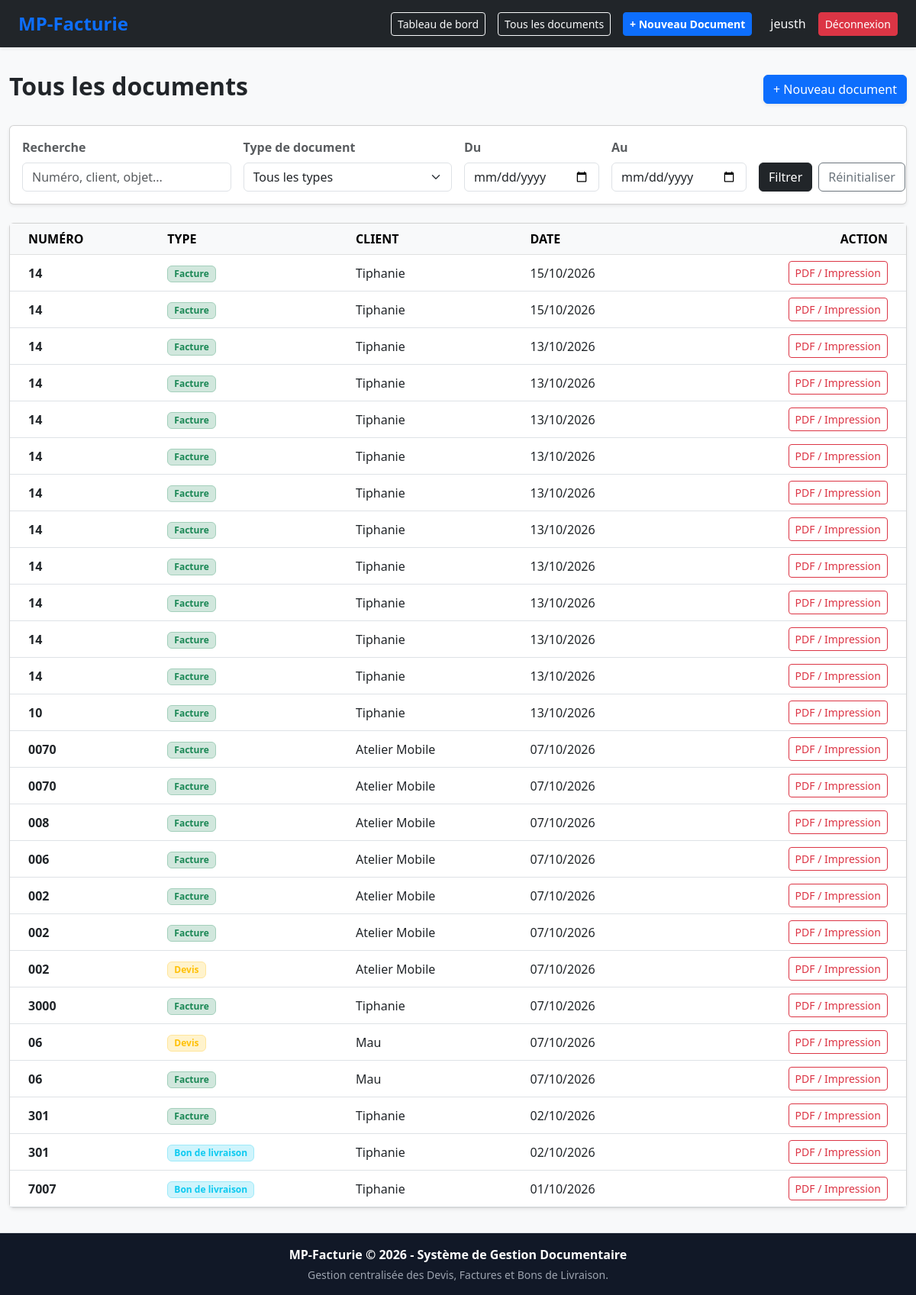
Page /documents/ (signed in) on the committed database.
### documents/models.py (models this page shows)
class Document(models.Model):
    TYPE_CHOICES = [
        ('facture', 'Facture'),
        ('devis', 'Devis'),
        ('bon_livraison', 'Bon de livraison'),
    ]
    MODELE_CHOICES = [
        ('service', 'Prestation (Jours / Taux)'),
        ('produit', 'Vente / Produit (Quantité / Prix Unitaire)'),
    ]
    user = models.ForeignKey(User, on_delete=models.CASCADE)
    type_document = models.CharField(max_length=20, choices=TYPE_CHOICES, default='facture')
    modele_facture = models.CharField(max_length=20, choices=MODELE_CHOICES, default='service')
    numero = models.CharField(max_length=50)
    initiateur = models.CharField(max_length=100, blank=True)
    client = models.CharField(max_length=100)
    objet = models.CharField(max_length=255, blank=True)
    taux_prelevement = models.FloatField(default=0.0)
    avance = models.FloatField(default=0.0)
    regule = models.FloatField(default=0.0)
    autre_option_label = models.CharField(max_length=100, blank=True)
    autre_option_montant = models.FloatField(default=0.0)
    date_creation = models.DateTimeField(auto_now_add=True)

### documents/views.py (the view, shortened to what this page needs)
# urls.py: path('', views.liste_documents, name='liste_documents'),
@login_required
def liste_documents(request):
    documents = Document.objects.filter(user=request.user)
    search_query = request.GET.get('q', '').strip()
    type_doc = request.GET.get('type', '')
    date_debut = request.GET.get('date_debut', '')
    date_fin = request.GET.get('date_fin', '')
    if type_doc:
        documents = documents.filter(type_document=type_doc)
    if date_debut:
        documents = documents.filter(date_creation__gte=date_debut)
    if date_fin:
        documents = documents.filter(date_creation__lte=date_fin)
    documents = documents.order_by('-date_creation')
    return render(request, 'documents/liste_documents.html', {
        'documents': documents,
        'search_query': search_query,
        'type_doc': type_doc,
        'date_debut': date_debut,
        'date_fin': date_fin,
    })

### documents/templates/documents/liste_documents.html (shortened to what this page needs)
{% extends 'base.html' %}
{% block content %}
<div class="container-fluid py-2">
    <div class="d-flex justify-content-between align-items-center mb-4">
        <h2 class="fw-bold text-dark">Tous les documents</h2>
        <a href="{% url 'creer_document' %}" class="btn btn-primary shadow-sm">+ Nouveau document</a>
    </div>
    <div class="card shadow-sm mb-4 bg-white">
        <div class="card-body p-3">
            <form method="GET" action="{% url 'liste_documents' %}" class="row g-3 align-items-end">
                <div class="col-md-3">
                    <label class="form-label fw-bold text-muted fs-7">Recherche</label>
                    <input type="text" name="q" value="{{ search_query }}" class="form-control" placeholder="Numéro, client, objet...">
                </div>
                <div class="col-md-3">
                    <label class="form-label fw-bold text-muted fs-7">Type de document</label>
                    <select name="type" class="form-select">
                        <option value="">Tous les types</option>
                    </select>
                </div>
                <div class="col-md-2">
                    <label class="form-label fw-bold text-muted fs-7">Du</label>
                    <input type="date" name="date_debut" value="{{ date_debut }}" class="form-control">
                </div>
                <div class="col-md-2">
                    <label class="form-label fw-bold text-muted fs-7">Au</label>
                    <input type="date" name="date_fin" value="{{ date_fin }}" class="form-control">
                </div>
                <div class="col-md-2 d-flex gap-2">
                    <button type="submit" class="btn btn-dark w-100"> Filtrer</button>
                    <a href="{% url 'liste_documents' %}" class="btn btn-outline-secondary">Réinitialiser</a>
                </div>
            </form>
        </div>
    </div>
    <div class="card shadow-sm bg-white">
        <div class="card-body p-0">
            <div class="table-responsive">
                <table class="table table-hover align-middle mb-0">
                    <thead class="table-light">
                        <tr>
                            <th class="ps-4">NUMÉRO</th>
                            <th>TYPE</th>
                            <th>CLIENT</th>
                            <th>DATE</th>
                            <th class="text-end pe-4">ACTION</th>
                        </tr>
                    </thead>
                    <tbody>
                        {% for doc in documents %}
                        <tr>
                            <td class="ps-4 fw-bold text-dark">{{ doc.numero }}</td>
                            <td>
                                {% if doc.type_document == 'facture' %}
                                    <span class="badge bg-success-subtle text-success border border-success-subtle px-2 py-1">Facture</span>
                                {% elif doc.type_document == 'devis' %}
                                    <span class="badge bg-warning-subtle text-warning border border-warning-subtle px-2 py-1">Devis</span>
                                {% else %}
                                    <span class="badge bg-info-subtle text-info border border-info-subtle px-2 py-1">Bon de livraison</span>
                                {% endif %}
                            </td>
                            <td>{{ doc.client|default:"-" }}</td>
                            <td>{{ doc.date_creation|date:"d/m/Y" }}</td>
                            <td class="text-end pe-4">
                                <a href="{% url 'apercu_pdf' doc.id %}" class="btn btn-sm btn-outline-danger" target="_blank">
                                     PDF / Impression
                                </a>
                            </td>
                        </tr>
                        {% empty %}
                        <tr>
                            <td colspan="5" class="text-center py-4 text-muted">Aucun document ne correspond à votre recherche.</td>
                        </tr>
                        {% endfor %}
                    </tbody>
                </table>
            </div>
        </div>
    </div>
</div>
{% endblock %}

### templates/base.html (shortened to what this page needs)
<!DOCTYPE html>
<html lang="fr">
<head>
    <link href="https://cdn.jsdelivr.net/npm/bootstrap@5.3.0/dist/css/bootstrap.min.css" rel="stylesheet">
</head>
<body>
    <nav class="navbar navbar-expand-lg navbar-dark bg-dark shadow-sm py-2">
        <div class="container-fluid px-4">
            <a class="navbar-brand fw-bold text-primary fs-4" href="{% url 'dashboard_index' %}">MP-Facturie</a>
            {% if user.is_authenticated %}
            <div class="d-flex align-items-center gap-3 ms-auto">
                <a href="{% url 'dashboard_index' %}" class="btn btn-outline-light btn-sm">Tableau de bord</a>
                <a href="{% url 'liste_documents' %}" class="btn btn-outline-light btn-sm">Tous les documents</a>
                <a href="{% url 'creer_document' %}" class="btn btn-primary btn-sm fw-bold">+ Nouveau Document</a>
                <span class="text-light ms-2"> {{ user.get_full_name|default:user.username }}</span>
                <form action="{% url 'logout' %}" method="post" class="d-inline">
                    <button type="submit" class="btn btn-danger btn-sm">Déconnexion</button>
                </form>
            </div>
            {% else %}
            <div class="ms-auto d-flex gap-2">
                <a href="{% url 'login' %}" class="btn btn-outline-light btn-sm">Se connecter</a>
                <a href="{% url 'register' %}" class="btn btn-primary btn-sm">Créer un compte</a>
            </div>
            {% endif %}
        </div>
    </nav>
    <div class="content-wrapper py-4">
        {% block content %}{% endblock %}
    </div>
    <footer class="mt-auto py-3 border-top">
        <div class="container text-center">
            <p class="mb-1 fw-bold text-white">MP-Facturie &copy; 2026 - Système de Gestion Documentaire</p>
            <p class="small mb-0">Gestion centralisée des Devis, Factures et Bons de Livraison.</p>
        </div>
    </footer>
</body>
</html>

### templates/base.html (style rules this page uses)
body { display: flex; flex-direction: column; min-height: 100vh; background-color: #f8f9fa; }
.content-wrapper { flex: 1; }
footer { background-color: #111827; color: #9ca3af; }

### rows in the picture
Document: numero "14", type_document "Facture", client "Tiphanie", date_creation "15/10/2026"
Document: numero "14", type_document "Facture", client "Tiphanie", date_creation "15/10/2026"
Document: numero "14", type_document "Facture", client "Tiphanie", date_creation "13/10/2026"
Document: numero "14", type_document "Facture", client "Tiphanie", date_creation "13/10/2026"
Document: numero "14", type_document "Facture", client "Tiphanie", date_creation "13/10/2026"
Document: numero "14", type_document "Facture", client "Tiphanie", date_creation "13/10/2026"
Document: numero "14", type_document "Facture", client "Tiphanie", date_creation "13/10/2026"
Document: numero "14", type_document "Facture", client "Tiphanie", date_creation "13/10/2026"
Document: numero "14", type_document "Facture", client "Tiphanie", date_creation "13/10/2026"
Document: numero "14", type_document "Facture", client "Tiphanie", date_creation "13/10/2026"
Document: numero "14", type_document "Facture", client "Tiphanie", date_creation "13/10/2026"
Document: numero "14", type_document "Facture", client "Tiphanie", date_creation "13/10/2026"
Document: numero "10", type_document "Facture", client "Tiphanie", date_creation "13/10/2026"
Document: numero "0070", type_document "Facture", client "Atelier Mobile", date_creation "07/10/2026"
Document: numero "0070", type_document "Facture", client "Atelier Mobile", date_creation "07/10/2026"
Document: numero "008", type_document "Facture", client "Atelier Mobile", date_creation "07/10/2026"
Document: numero "006", type_document "Facture", client "Atelier Mobile", date_creation "07/10/2026"
Document: numero "002", type_document "Facture", client "Atelier Mobile", date_creation "07/10/2026"
Document: numero "002", type_document "Facture", client "Atelier Mobile", date_creation "07/10/2026"
Document: numero "002", type_document "Devis", client "Atelier Mobile", date_creation "07/10/2026"
Document: numero "3000", type_document "Facture", client "Tiphanie", date_creation "07/10/2026"
Document: numero "06", type_document "Devis", client "Mau", date_creation "07/10/2026"
Document: numero "06", type_document "Facture", client "Mau", date_creation "07/10/2026"
Document: numero "301", type_document "Facture", client "Tiphanie", date_creation "02/10/2026"
Document: numero "301", type_document "Bon de livraison", client "Tiphanie", date_creation "02/10/2026"
Document: numero "7007", type_document "Bon de livraison", client "Tiphanie", date_creation "01/10/2026"

### other values in the picture
{{ user.get_full_name|default:user.username }} "jeusth"
